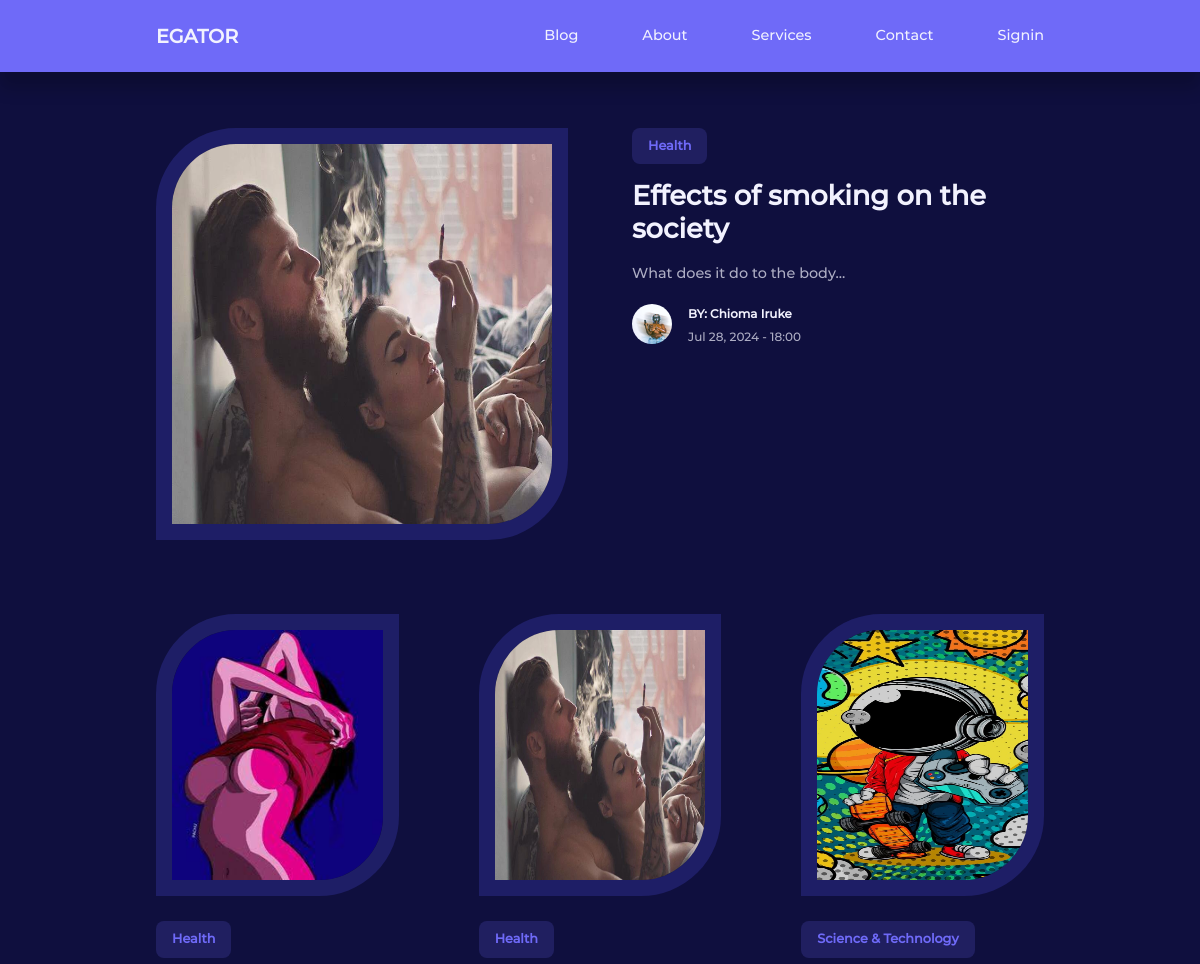
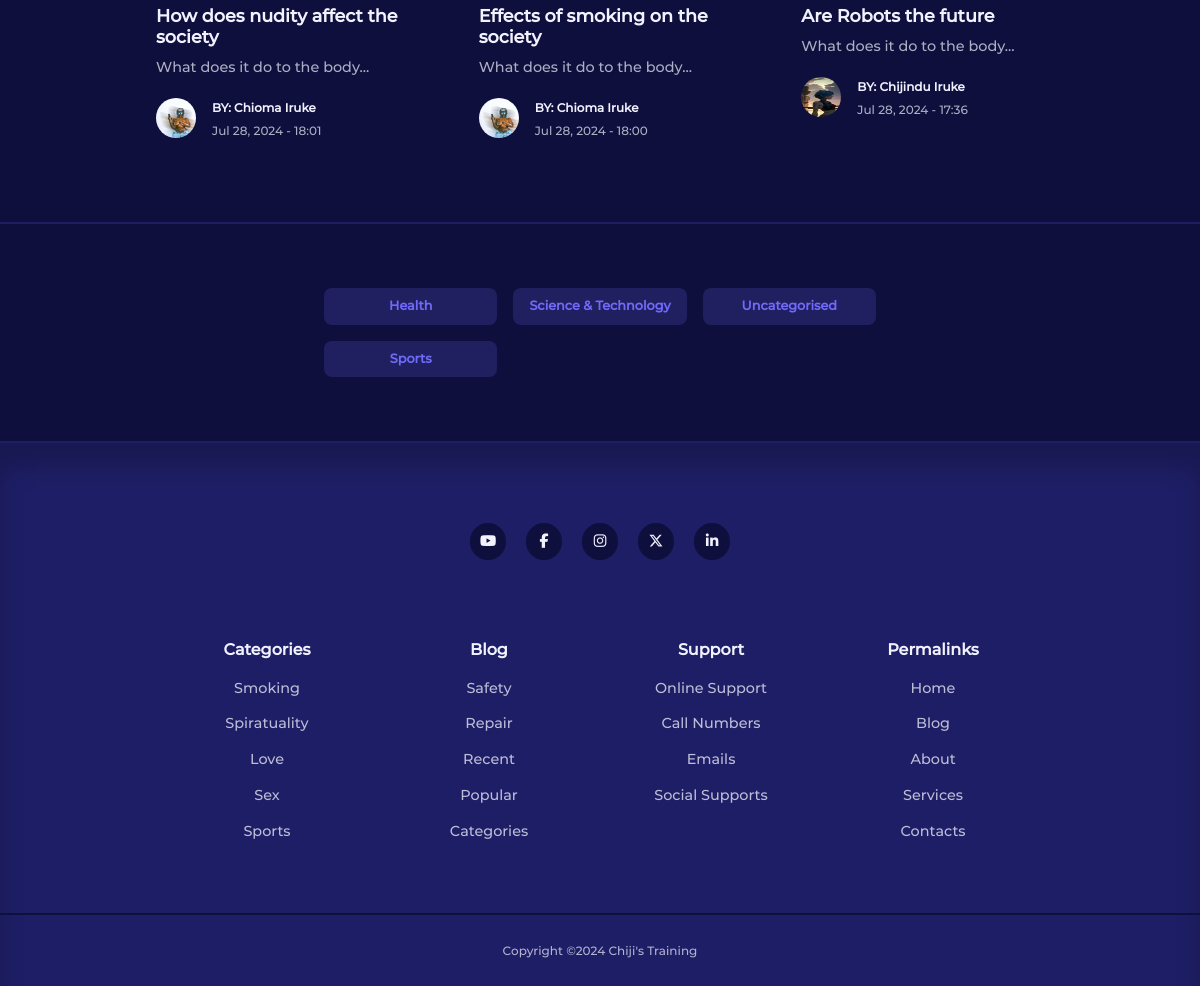
The page / on the database its author committed (2 pictures, top to bottom).
### tables this page shows
CREATE TABLE `posts` (
  `id` int(11) UNSIGNED NOT NULL,
  `title` varchar(200) NOT NULL,
  `body` text NOT NULL,
  `thumbnail` varchar(255) NOT NULL,
  `date_time` timestamp NOT NULL DEFAULT current_timestamp(),
  `category_id` int(11) UNSIGNED DEFAULT NULL,
  `author_id` int(11) UNSIGNED NOT NULL,
  `is_featured` tinyint(1) NOT NULL
);

CREATE TABLE `categories` (
  `id` int(10) UNSIGNED NOT NULL,
  `title` varchar(50) NOT NULL,
  `description` text NOT NULL
);

CREATE TABLE `users` (
  `id` int(10) UNSIGNED NOT NULL,
  `firstname` varchar(50) NOT NULL,
  `lastname` varchar(50) NOT NULL,
  `username` varchar(100) NOT NULL,
  `email` varchar(100) NOT NULL,
  `password` varchar(255) NOT NULL,
  `avatar` varchar(500) NOT NULL,
  `is_admin` tinyint(1) NOT NULL
);

### index.php (the view)
<?php
include 'partials/header.php';
$featured_query = "SELECT * FROM posts WHERE is_featured=1";
$featured_result = mysqli_query($connection, $featured_query);
$featured = mysqli_fetch_assoc($featured_result);
$query = "SELECT * FROM posts ORDER BY date_time DESC LIMIT 9";
$posts = mysqli_query($connection, $query);
?>
<?php
if (mysqli_num_rows($featured_result) == 1) : ?>
  <section class="featured">
    <div class="container featured__container">
      <div class="post__thumbnails">
        <img src="./images/<?= $featured['thumbnail'] ?>" alt="profile pics" />
      </div>
      <div class="post_info">
        <?php
        $category_id = $featured['category_id'];
        $category_query = "SELECT * FROM categories WHERE id=$category_id";
        $category_result = mysqli_query($connection, $category_query);
        $category = mysqli_fetch_assoc($category_result);
        ?>
        <a href="<?= ROOT_URL ?>category.php?id=<?= $category['id'] ?>" class="category_button"><?= $category['title'] ?></a>
        <h2 class="post_title">
          <a href="<?= ROOT_URL ?>post.php?id=<?= $featured['id'] ?>"><?= $featured['title'] ?></a>
        </h2>
        <p class="post_body">
          <?= substr($featured['body'], 0, 300) ?>...
        </p>
        <div class="post_author">
          <?php
          $author_id = $featured['author_id'];
          $author_query = "SELECT * FROM users WHERE id=$author_id";
          $author_result = mysqli_query($connection, $author_query);
          $author = mysqli_fetch_assoc($author_result);
          ?>
          <div class="post_author-avatar">
            <img src="./images/<?= $author['avatar'] ?>" alt="" />
          </div>
          <div class="post_author-info">
            <div class="post_author-info">
              <h5>BY: <?= "{$author['firstname']} {$author['lastname']}" ?></h5>
              <small><?= date("M d, Y - H:i", strtotime($featured['date_time'])) ?></small>
            </div>
          </div>
        </div>
      </div>
    </div>
  </section>
<?php endif ?>
<section class="posts <?= $featured ? '' : 'section__extra-margin' ?>">
  <div class="container posts_container">
    <?php while ($post = mysqli_fetch_assoc($posts)) : ?>
      <article class="post">
        <div class="post__thumbnail">
          <img src="./images/<?= $post['thumbnail'] ?>" />
        </div>
        <div class="post_info">
          <?php
          $category_id = $post['category_id'];
          $category_query = "SELECT * FROM categories WHERE id=$category_id";
          $category_result = mysqli_query($connection, $category_query);
          $category = mysqli_fetch_assoc($category_result);
          ?>
          <a href="<?= ROOT_URL ?>category.php?id=<?= $category['id'] ?>" class="category_button"><?= $category['title'] ?></a>
          <h3 class="post__title">
            <a href="<?= ROOT_URL ?>post.php?id=<?= $post['id'] ?>"><?= $post['title'] ?></a>
          </h3>
          <p class="post__body">
            <?= substr($featured['body'], 0, 150) ?>...
          </p>
          <div class="post_author">
            <?php
            $author_id = $post['author_id'];
            $author_query = "SELECT * FROM users WHERE id=$author_id";
            $author_result = mysqli_query($connection, $author_query);
            $author = mysqli_fetch_assoc($author_result);
            ?>
            <div class="post_author-avatar">
              <img src="./images/<?= $author['avatar'] ?>" alt="" />
            </div>
            <div class="post_author-info">
              <h5>BY: <?= "{$author['firstname']} {$author['lastname']}" ?></h5>
              <small><?= date("M d, Y - H:i", strtotime($post['date_time'])) ?></small>
            </div>
          </div>
        </div>
      </article>
    <?php endwhile ?>
  </div>
</section>
<section class="category_buttons">
  <div class="container category_buttons-container">
    <?php
    $all_categories_query = "SELECT * FROM categories";
    $all_categories = mysqli_query($connection, $all_categories_query);
    ?>
    <?php while ($category = mysqli_fetch_assoc($all_categories)) : ?>
      <a href="<?= ROOT_URL ?>category.php?id=<?= $category['id'] ?>" class="category_button"><?= $category['title'] ?></a>
    <?php endwhile ?>
  </div>
</section>
<?php
include './partials/footer.php';
?>

### partials/header.php (shortened to what this page needs)
<!DOCTYPE html>
<html lang="en">
<head>
    <link rel="stylesheet" href="<?= ROOT_URL ?>css/all.min.css" />
    <link rel="stylesheet" href="<?= ROOT_URL ?>css/fontawesome.min.css" />
    <link rel="stylesheet" href="<?= ROOT_URL ?>css/style.css" />
</head>
<body>
    <nav>
        <div class="container nav__container">
            <a href="index.php" class="nav_logo">EGATOR</a>
            <ul class="nav__items">
                <li><a href="<?= ROOT_URL ?>blog.php">Blog</a></li>
                <li><a href="<?= ROOT_URL ?>about.php">About</a></li>
                <li><a href="<?= ROOT_URL ?>services.php">Services</a></li>
                <li><a href="<?= ROOT_URL ?>contact.php">Contact</a></li>
                <?php if (isset($_SESSION['user-id'])) : ?>
                    <li class="nav_profile">
                        <div class="avatar">
                            <img src="<?= ROOT_URL . 'images/' . $avatar['avatar'] ?>" alt="profile image" />
                        </div>
                        <ul>
                            <li><a href="<?= ROOT_URL ?>admin/index.php">Dashboard</a></li>
                            <li><a href="<?= ROOT_URL ?>logout.php">Logout</a></li>
                        </ul>
                    </li>
                <?php else : ?>
                    <li><a href="<?= ROOT_URL ?>signin.php">Signin</a></li>
                <?php endif ?>
            </ul>
        </div>
    </nav>

### partials/footer.php (shortened to what this page needs)
    <footer>
        <div class="footer__socials">
            <a href="https://www.youtube.com"><i class="fa-brands fa-youtube"></i></a>
            <a href="https://www.facebook.com"><i class="fa-brands fa-facebook-f"></i></a>
            <a href="https://www.instagram.com"><i class="fa-brands fa-instagram"></i></a>
            <a href="https://www.twitter.com"><i class="fa-brands fa-x-twitter"></i></a>
            <a href="https://www.linkedin.com"><i class="fa-brands fa-linkedin-in"></i></a>
        </div>
        <div class="container footer__container">
            <article>
                <h4>Categories</h4>
                <ul>
                    <li><a href="">Smoking</a></li>
                    <li><a href="">Spiratuality</a></li>
                    <li><a href="">Love</a></li>
                    <li><a href="">Sex</a></li>
                    <li><a href="">Sports</a></li>
                </ul>
            </article>
            <article>
                <h4>Blog</h4>
                <ul>
                    <li><a href="">Safety</a></li>
                    <li><a href="">Repair</a></li>
                    <li><a href="">Recent</a></li>
                    <li><a href="">Popular</a></li>
                    <li><a href="">Categories</a></li>
                </ul>
            </article>
            <article>
                <h4>Support</h4>
                <ul>
                    <li><a href="">Online Support</a></li>
                    <li><a href="">Call Numbers</a></li>
                    <li><a href="">Emails</a></li>
                    <li><a href="">Social Supports</a></li>
                </ul>
            </article>
            <article>
                <h4>Permalinks</h4>
                <ul>
                    <li><a href="">Home</a></li>
                    <li><a href="">Blog</a></li>
                    <li><a href="">About</a></li>
                    <li><a href="">Services</a></li>
                    <li><a href="">Contacts</a></li>
                </ul>
            </article>
        </div>
        <div class="footer__copyright">
            <small>Copyright &copy;2024 Chiji's Training</small>
        </div>
    </footer>
</body>
</html>

### css/style.css (style rules this page uses)
* { padding: 0; margin: 0; box-sizing: border-box; outline: 0; border: 0; list-style: none; text-decoration: none; }
:root { --color-primary: #6f6af8; --color-primary-light: hsl(242, 91%, 69%, 18%); --color-red: #da0f3f; --color-red-light: hsl(346, 87%, 46%, 15%); --color-green: #00c476; --color-green-light: hsl(156, 100%, 38%, 15%); --color-gray-900: #1e1e66; --color-gray-700: #2d2b7c; --color-gray-300: rgba(242, 242, 254, 0.3); --color-gray-200: rgba(242, 242, 254, 0.7); --color-white: #f2f2fe; --color-bg: #0f0f3e; --transition: all 300ms ease; --container-width-lg: 74%; --container-width-md: 88%; --form-width: 40%; --card-border-radius-1: 0.3rem; --card-border-radius-2: 0.5rem; --card-border-radius-3: 0.8rem; --card-border-radius-4: 2rem; --card-border-radius-5: 5rem; }
body { font-family: 'Montserrat', sans-serif; line-height: 1.6; color: var(--color-gray-200); background-color: var(--color-bg); font-size: 0.9rem; }
.container { width: var(--container-width-lg); max-width: 1800px; margin-inline: auto; }
section { margin-top: 3rem; width: 100vw; }
h1, h2, h3, h4, h5 { color: var(--color-white); line-height: 1.3rem; }
h2 { font-size: 1.7rem; margin: 1rem 0; }
h3 { font-size: 1.1rem; margin: 0.8rem 0 0.5rem; }
h4 { font-size: 1rem; }
a { color: var(--color-white); transition: var(--transition); }
img { display: block; width: 100%; object-fit: fill; }
nav { background: var(--color-primary); width: 100vw; height: 4.5rem; position: fixed; top: 0; z-index: 10; box-shadow: 0 1rem 1rem rgba(0, 0, 0, 0.2); }
.nav__container { height: 100%; display: flex; align-items: center; justify-content: space-between; }
.nav_logo { font-weight: 600; font-size: 1.2rem; }
.nav__items { display: flex; align-items: center; gap: 4rem; }
.category_button { background: var(--color-primary-light); color: var(--color-primary); display: inline-block; padding: 0.5rem 1rem; border-radius: var(--card-border-radius-2); font-weight: 600; font-size: 0.8rem; text-align: center; }
.post_title a { line-height: 1.2; }
.post__thumbnail { border-radius: var(--card-border-radius-5) 0; border: 1rem solid var(--color-gray-900); overflow: hidden; margin-bottom: 1.6rem; }
.post__thumbnails { border-radius: var(--card-border-radius-5) 0; border: 1rem solid var(--color-gray-900); overflow: hidden; margin-bottom: 1.6rem; }
.post__thumbnails img { height: 380px; object-fit: fill; }
.post__thumbnail img { height: 250px; object-fit: fill; }
.post_author { display: flex; gap: 1rem; margin-top: 1.2rem; }
.post_author-avatar img { width: 2.5rem; height: 2.5rem; border-radius: var(--card-border-radius-4); overflow: hidden; }
.featured { margin-top: 8rem; }
.featured__container { display: grid; grid-template-columns: 1fr 1fr; gap: 4rem; }
.posts_container { display: grid; grid-template-columns: repeat(3, 1fr); gap: 5rem; margin-bottom: 5rem; }
.category_buttons { padding: 4rem 0; border-top: 2px solid var(--color-gray-900); border-bottom: 2px solid var(--color-gray-900); }
.category_buttons-container { width: fit-content; display: grid; grid-template-columns: repeat(3, 1fr); gap: 1rem; }
footer { background: var(--color-gray-900); padding: 5rem 0 0; box-shadow: inset 0 1.5rem 1.5rem rgba(0, 0, 0, 0.2); }
.footer__socials { margin-inline: auto; width: fit-content; margin-bottom: 5rem; display: flex; justify-content: space-between; align-items: center; gap: 1.2rem; }
.footer__socials a { background: var(--color-bg); border-radius: 50%; width: 2.3rem; height: 2.3rem; display: flex; align-items: center; justify-content: center; }
.footer__container { display: grid; grid-template-columns: repeat(4, 1fr); text-align: center; }
footer h4 { color: var(--color-white); margin-bottom: 0.6rem; }
footer ul li { padding: 0.4rem; }
footer ul a { opacity: 0.75; }
.footer__copyright { text-align: center; padding: 1.5rem 0; border-top: 2px solid var(--color-bg); margin-top: 4rem; }

### rows shown on the page
posts: thumbnail (picture), title "Effects of smoking on the society", body "What does it do to the body", date_time "Jul 28, 2024 - 18:00", category.title "Health", author.avatar (picture), author.firstname "Chioma", author.lastname "Iruke"
categories: title "Health"
users: avatar (picture), firstname "Chioma", lastname "Iruke"
posts: thumbnail (picture), category.title "Health", title "How does nudity affect the society", author.avatar (picture), author.firstname "Chioma", author.lastname "Iruke", date_time "Jul 28, 2024 - 18:01"
posts: thumbnail (picture), category.title "Science & Technology", title "Are Robots the future", author.avatar (picture), author.firstname "Chijindu", author.lastname "Iruke", date_time "Jul 28, 2024 - 17:36"
categories: title "Science & Technology"
categories: title "Uncategorised"
categories: title "Sports"
